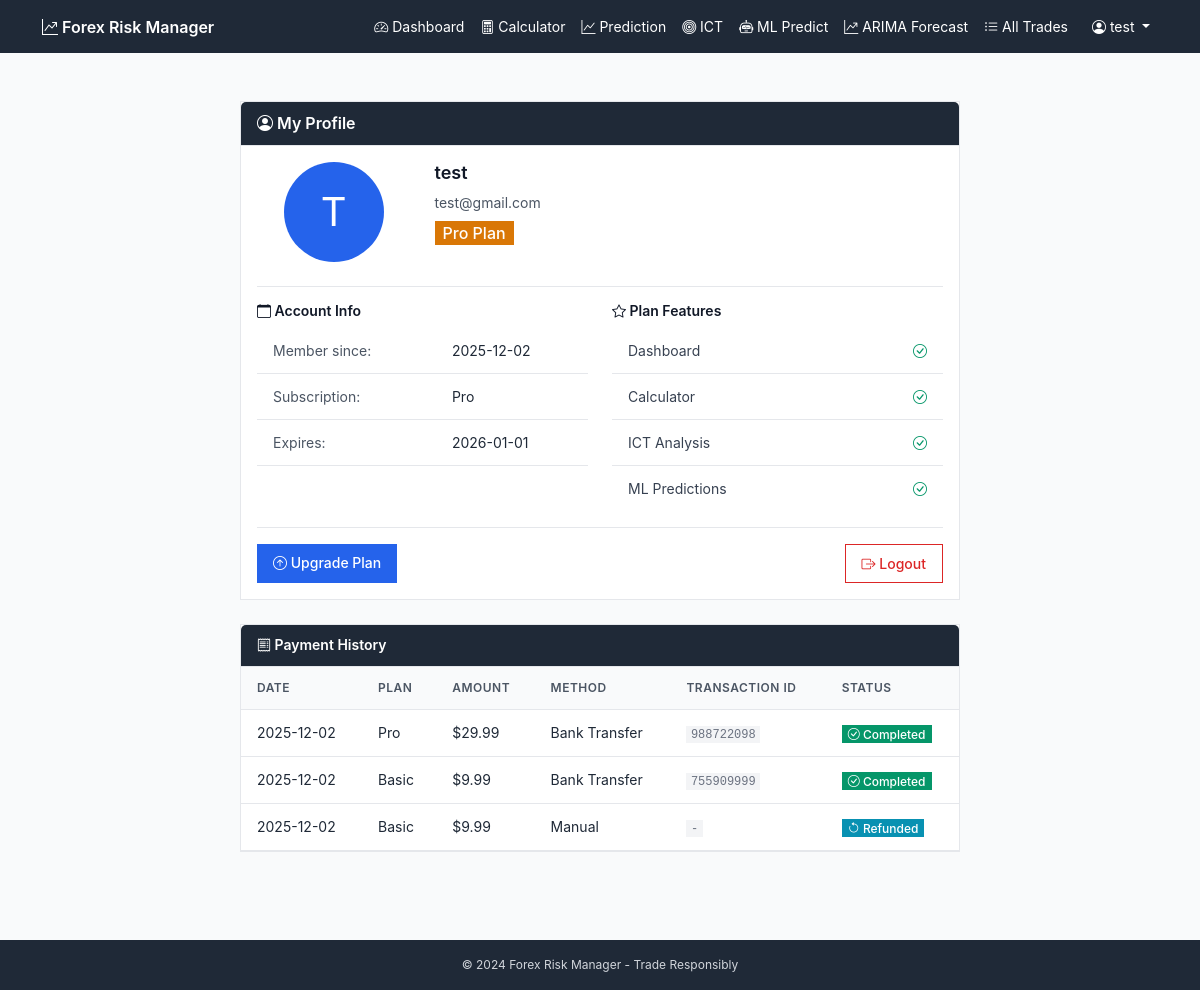
Screenshot of /profile (signed in) with the database file from the repository.
### tables this page shows
CREATE TABLE users (
            id INTEGER PRIMARY KEY,
            name VARCHAR(100) NOT NULL,
            email VARCHAR(100) UNIQUE NOT NULL,
            password BLOB NOT NULL,
            is_admin INTEGER DEFAULT 0,
            subscription_plan VARCHAR(20) DEFAULT 'free',
            subscription_expires TIMESTAMP,
            created_at TIMESTAMP DEFAULT CURRENT_TIMESTAMP
        , telegram_bot_token VARCHAR(100), telegram_chat_id VARCHAR(50));

CREATE TABLE payments (
            id INTEGER PRIMARY KEY,
            user_id INTEGER,
            amount REAL NOT NULL,
            plan VARCHAR(20) NOT NULL,
            status VARCHAR(20) DEFAULT 'pending',
            payment_method VARCHAR(50),
            transaction_id VARCHAR(100),
            created_at TIMESTAMP DEFAULT CURRENT_TIMESTAMP,
            FOREIGN KEY (user_id) REFERENCES users (id)
        );

### app.py (the view)
@app.route('/profile')
@login_required
def profile():
    user = get_current_user()
    conn = get_db()
    payments = conn.execute('''
        SELECT * FROM payments
        WHERE user_id = ?
        ORDER BY created_at DESC
    ''', (session['user_id'],)).fetchall()
    conn.close()
    return render_template('profile.html', user=user, payments=payments)

### app.py (called while the page is built)
def login_required(f):
    from functools import wraps
    @wraps(f)
    def decorated_function(*args, **kwargs):
        if not session.get('user_id'):
            return redirect(url_for('login'))
        return f(*args, **kwargs)
    return decorated_function

def get_current_user():
    if not session.get('user_id'):
        return None
    conn = get_db()
    user = conn.execute('SELECT * FROM users WHERE id = ?', (session['user_id'],)).fetchone()
    conn.close()
    return user

def get_db():
    conn = sqlite3.connect(DATABASE)
    conn.row_factory = sqlite3.Row
    return conn

### templates/profile.html (shortened to what this page needs)
{% extends 'base.html' %}
{% block content %}
<div class="container py-4">
    <div class="row justify-content-center">
        <div class="col-md-8">
            <div class="card">
                <div class="card-header bg-dark text-white">
                    <h4 class="mb-0"><i class="bi bi-person-circle"></i> My Profile</h4>
                </div>
                <div class="card-body">
                    <div class="row mb-4">
                        <div class="col-md-3 text-center">
                            <div class="bg-primary text-white rounded-circle d-inline-flex align-items-center justify-content-center" style="width: 100px; height: 100px; font-size: 40px;">
                                {{ user['name'][0]|upper }}
                            </div>
                        </div>
                        <div class="col-md-9">
                            <h3>{{ user['name'] }}</h3>
                            <p class="text-muted mb-2">{{ user['email'] }}</p>
                            <span class="badge bg-{{ 'warning' if user['subscription_plan'] == 'pro' else 'primary' if user['subscription_plan'] == 'basic' else 'secondary' }} fs-6">
                                {{ (user['subscription_plan'] or 'free')|title }} Plan
                            </span>
                        </div>
                    </div>
                    <hr>
                    <div class="row">
                        <div class="col-md-6">
                            <h5><i class="bi bi-calendar"></i> Account Info</h5>
                            <table class="table table-sm">
                                <tr>
                                    <td class="text-muted">Member since:</td>
                                    <td>{{ user['created_at'][:10] if user['created_at'] else 'N/A' }}</td>
                                </tr>
                                <tr>
                                    <td class="text-muted">Subscription:</td>
                                    <td>{{ (user['subscription_plan'] or 'Free')|title }}</td>
                                </tr>
                                <tr>
                                    <td class="text-muted">Expires:</td>
                                    <td>
                                        {% if user['subscription_expires'] %}
                                            {{ user['subscription_expires'][:10] }}
                                        {% else %}
                                            N/A
                                        {% endif %}
                                    </td>
                                </tr>
                            </table>
                        </div>
                        <div class="col-md-6">
                            <h5><i class="bi bi-star"></i> Plan Features</h5>
                            {% set plan = user['subscription_plan'] or 'free' %}
                            <ul class="list-group list-group-flush">
                                <li class="list-group-item d-flex justify-content-between">
                                    Dashboard <i class="bi bi-check-circle text-success"></i>
                                </li>
                                <li class="list-group-item d-flex justify-content-between">
                                    Calculator <i class="bi bi-check-circle text-success"></i>
                                </li>
                                <li class="list-group-item d-flex justify-content-between">
                                    ICT Analysis
                                    <i class="bi bi-{{ 'check-circle text-success' if plan in ['basic', 'pro'] else 'x-circle text-muted' }}"></i>
                                </li>
                                <li class="list-group-item d-flex justify-content-between">
                                    ML Predictions
                                    <i class="bi bi-{{ 'check-circle text-success' if plan == 'pro' else 'x-circle text-muted' }}"></i>
                                </li>
                            </ul>
                        </div>
                    </div>
                    <hr>
                    <div class="d-flex justify-content-between">
                        <a href="{{ url_for('subscription') }}" class="btn btn-primary">
                            <i class="bi bi-arrow-up-circle"></i> Upgrade Plan
                        </a>
                        <a href="{{ url_for('logout') }}" class="btn btn-outline-danger">
                            <i class="bi bi-box-arrow-right"></i> Logout
                        </a>
                    </div>
                </div>
            </div>
            <div class="card mt-4">
                <div class="card-header bg-dark text-white">
                    <h5 class="mb-0"><i class="bi bi-receipt"></i> Payment History</h5>
                </div>
                <div class="card-body p-0">
                    {% if payments %}
                    <table class="table table-hover mb-0">
                        <thead class="table-light">
                            <tr>
                                <th>Date</th>
                                <th>Plan</th>
                                <th>Amount</th>
                                <th>Method</th>
                                <th>Transaction ID</th>
                                <th>Status</th>
                            </tr>
                        </thead>
                        <tbody>
                            {% for payment in payments %}
                            <tr>
                                <td>{{ payment['created_at'][:10] if payment['created_at'] else '-' }}</td>
                                <td>{{ payment['plan']|title }}</td>
                                <td>${{ "%.2f"|format(payment['amount']) }}</td>
                                <td>{{ payment['payment_method']|replace('_', ' ')|title if payment['payment_method'] else '-' }}</td>
                                <td><code class="small">{{ payment['transaction_id'] or '-' }}</code></td>
                                <td>
                                    {% if payment['status'] == 'completed' %}
                                    <span class="badge bg-success"><i class="bi bi-check-circle"></i> Completed</span>
                                    {% elif payment['status'] == 'pending' %}
                                    <span class="badge bg-warning text-dark"><i class="bi bi-clock"></i> Pending</span>
                                    {% elif payment['status'] == 'failed' %}
                                    <span class="badge bg-danger"><i class="bi bi-x-circle"></i> Failed</span>
                                    {% elif payment['status'] == 'refunded' %}
                                    <span class="badge bg-info"><i class="bi bi-arrow-counterclockwise"></i> Refunded</span>
                                    {% else %}
                                    <span class="badge bg-secondary">{{ payment['status']|title }}</span>
                                    {% endif %}
                                </td>
                            </tr>
                            {% endfor %}
                        </tbody>
                    </table>
                    {% else %}
                    <div class="text-center text-muted py-4">
                        <i class="bi bi-receipt" style="font-size: 2rem;"></i>
                        <p class="mt-2 mb-0">No payment history yet</p>
                    </div>
                    {% endif %}
                </div>
            </div>
        </div>
    </div>
</div>
{% endblock %}

### templates/base.html (shortened to what this page needs)
<!DOCTYPE html>
<html lang="en">
<head>
    <link href="https://cdn.jsdelivr.net/npm/bootstrap@5.3.0/dist/css/bootstrap.min.css" rel="stylesheet">
    <link href="https://cdn.jsdelivr.net/npm/bootstrap-icons@1.10.0/font/bootstrap-icons.css" rel="stylesheet">
    <link href="{{ url_for('static', filename='style.css') }}" rel="stylesheet">
</head>
<body>
    <nav class="navbar navbar-expand-lg navbar-dark bg-dark">
        <div class="container">
            <a class="navbar-brand" href="{{ url_for('index') }}">
                <i class="bi bi-graph-up-arrow"></i> Forex Risk Manager
            </a>
            <div class="collapse navbar-collapse" id="navbarNav">
                <ul class="navbar-nav ms-auto">
                    <li class="nav-item">
                        <a class="nav-link" href="{{ url_for('index') }}"><i class="bi bi-speedometer2"></i> Dashboard</a>
                    </li>
                    <li class="nav-item">
                        <a class="nav-link" href="{{ url_for('calculator') }}"><i class="bi bi-calculator"></i> Calculator</a>
                    </li>
                    <li class="nav-item">
                        <a class="nav-link" href="{{ url_for('prediction') }}"><i class="bi bi-graph-up"></i> Prediction</a>
                    </li>
                    <li class="nav-item">
                        <a class="nav-link" href="{{ url_for('ict') }}"><i class="bi bi-bullseye"></i> ICT</a>
                    </li>
                    <li class="nav-item">
                        <a class="nav-link" href="{{ url_for('ml_predict') }}"><i class="bi bi-robot"></i> ML Predict</a>
                    </li>
                    <li class="nav-item">
                        <a class="nav-link" href="{{ url_for('arima_page') }}"><i class="bi bi-graph-up-arrow"></i> ARIMA Forecast</a>
                    </li>
                    <li class="nav-item">
                        <a class="nav-link" href="{{ url_for('trades') }}"><i class="bi bi-list-ul"></i> All Trades</a>
                    </li>
                    <li class="nav-item dropdown ms-2">
                        <a class="nav-link dropdown-toggle" href="#" role="button" data-bs-toggle="dropdown">
                            <i class="bi bi-person-circle"></i> {{ session.get('user_name', 'User') }}
                        </a>
                    </li>
                </ul>
            </div>
        </div>
    </nav>
    <main class="container mt-4">
        {% block content %}{% endblock %}
    </main>
    <footer class="bg-dark text-light py-3 mt-5">
        <div class="container text-center">
            <small>&copy; 2024 Forex Risk Manager - Trade Responsibly</small>
        </div>
    </footer>
</body>
</html>

### static/style.css (style rules this page uses)
:root { --primary: #2563eb; --primary-hover: #1d4ed8; --primary-light: #eff6ff; --success: #059669; --success-light: #ecfdf5; --danger: #dc2626; --danger-light: #fef2f2; --warning: #d97706; --warning-light: #fffbeb; --info: #0891b2; --info-light: #ecfeff; --dark: #111827; --dark-secondary: #1f2937; --gray-900: #111827; --gray-800: #1f2937; --gray-700: #374151; --gray-600: #4b5563; --gray-500: #6b7280; --gray-400: #9ca3af; --gray-300: #d1d5db; --gray-200: #e5e7eb; --gray-100: #f3f4f6; --gray-50: #f9fafb; --white: #ffffff; --border: #e5e7eb; --bg-page: #f9fafb; --bg-card: #ffffff; --transition: all 0.15s ease; }
body { background-color: var(--bg-page); min-height: 100vh; display: flex; flex-direction: column; font-family: -apple-system, BlinkMacSystemFont, 'Segoe UI', Roboto, sans-serif; color: var(--gray-900); font-size: 14px; line-height: 1.5; }
main { flex: 1; }
.navbar { border-bottom: 1px solid var(--border); }
.navbar-dark { background: var(--gray-800) !important; border-bottom: none; }
.navbar-brand { font-weight: 600; font-size: 1rem; color: var(--white) !important; }
.nav-link { font-size: 14px; padding: 0.5rem 0.875rem; color: var(--gray-300) !important; transition: var(--transition); }
.card { border: 1px solid var(--border); border-radius: 0; margin-bottom: 1rem; background: var(--bg-card); box-shadow: none; }
.card-header { font-weight: 600; font-size: 14px; border-bottom: 1px solid var(--border); padding: 0.75rem 1rem; background: var(--gray-50); color: var(--gray-700); }
.card-header.bg-dark { background: var(--gray-800) !important; color: var(--white); }
.card-body { padding: 1rem; }
.btn { font-weight: 500; font-size: 14px; border-radius: 0; padding: 0.5rem 1rem; transition: var(--transition); border: none; }
.btn-primary { background: var(--primary); color: var(--white); }
.btn-outline-danger { border: 1px solid var(--danger); color: var(--danger); background: transparent; }
.table { font-size: 14px; margin-bottom: 0; }
.table th { font-weight: 600; font-size: 12px; text-transform: uppercase; letter-spacing: 0.5px; white-space: nowrap; background: var(--gray-50); color: var(--gray-600); border-bottom: 1px solid var(--border); padding: 0.75rem 1rem; }
.table td { padding: 0.75rem 1rem; vertical-align: middle; border-bottom: 1px solid var(--border); color: var(--gray-700); }
.badge { font-weight: 500; font-size: 12px; padding: 0.25em 0.5em; border-radius: 0; }
.bg-success { background: var(--success) !important; color: var(--white) !important; }
.bg-warning { background: var(--warning) !important; color: var(--white) !important; }
.bg-primary { background: var(--primary) !important; color: var(--white) !important; }
.bg-info { background: var(--info) !important; color: var(--white) !important; }
.bg-dark { background: var(--gray-800) !important; color: var(--white) !important; }
h1, h2, h3, h4, h5, h6 { font-weight: 600; color: var(--gray-900); }
h3 { font-size: 1.125rem; }
h4 { font-size: 1rem; }
h5 { font-size: 0.875rem; }
.text-muted { color: var(--gray-500) !important; }
.text-success { color: var(--success) !important; }
footer { background: var(--gray-800) !important; color: var(--gray-400); font-size: 12px; }
code { background: var(--gray-100); color: var(--danger); padding: 0.125em 0.375em; border-radius: 0; font-size: 13px; }
a { color: var(--primary); text-decoration: none; }
.small, small { font-size: 12px; color: var(--gray-500); }
hr { border-color: var(--border); opacity: 1; }
.list-group-item { border-color: var(--border); padding: 0.75rem 1rem; color: var(--gray-700); }
.text-light { color: var(--gray-100) !important; }
.bg-dark, .bg-primary, .bg-success, .bg-danger, .bg-warning, .bg-info, .bg-secondary { color: var(--white) !important; }
.bg-dark a, .bg-primary a, .bg-success a, .bg-danger a { color: var(--white) !important; }
.card-header.bg-dark *, .card-header.bg-primary * { color: var(--white); }
.text-muted { color: var(--gray-600) !important; }
.table { color: var(--gray-800); }
.table td { color: var(--gray-800); }
footer, footer * { color: var(--gray-300) !important; }

### rows the page displays
users: get "test", name "T", name "test", email "test@gmail.com", subscription_plan "Pro", created_at "2025-12-02", subscription_expires "2026-01-01"
payments: created_at "2025-12-02", plan "Pro", amount "29.99", payment_method "Bank Transfer", transaction "988722098", status "completed" (drawn)
payments: created_at "2025-12-02", plan "Basic", amount "9.99", payment_method "Bank Transfer", transaction "755909999", status "completed" (drawn)
payments: created_at "2025-12-02", plan "Basic", amount "9.99", payment_method "Manual", payment "-", status "refunded" (drawn)
